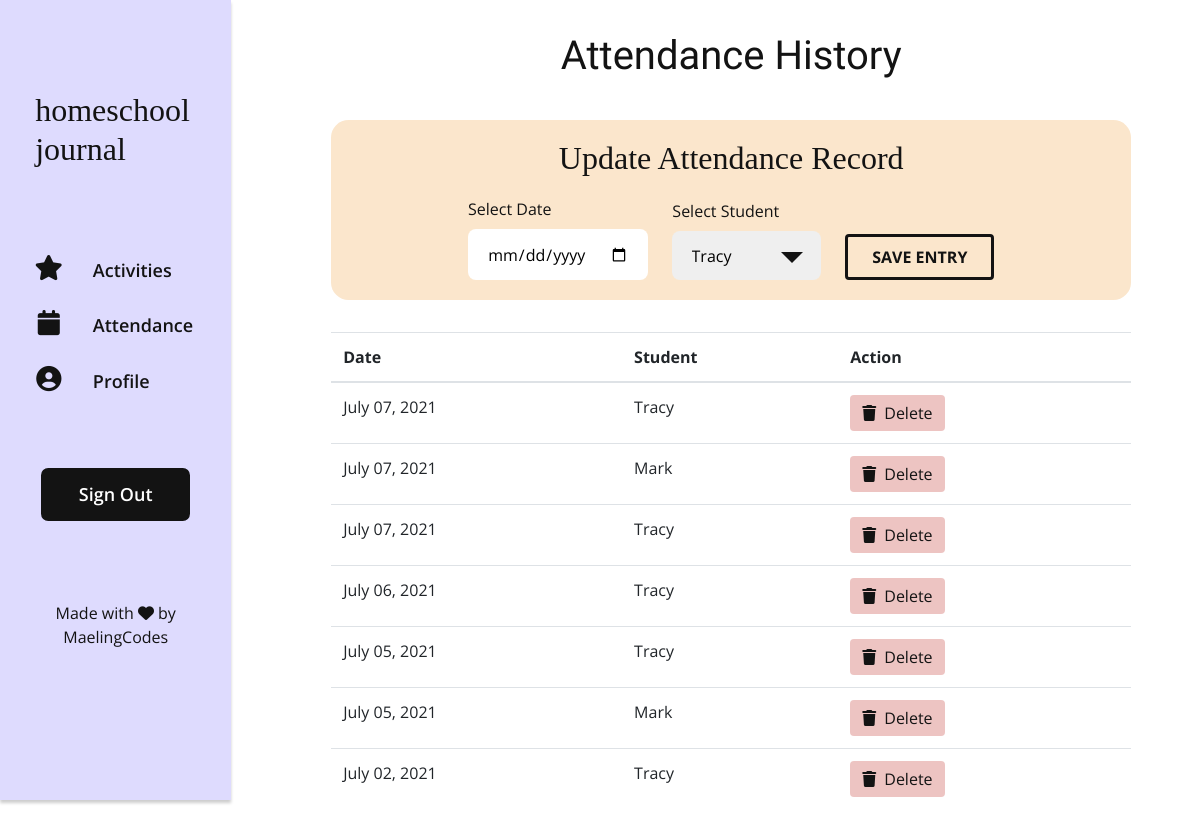
/attendance (signed in), run on the app's committed database.
### app/models.py (models this page shows, shortened)
class Attendance(db.Model):
    id = db.Column(db.Integer, primary_key=True)
    user_id = db.Column(db.Integer, db.ForeignKey('user.id'), index=True)
    attendance_date = db.Column(db.DateTime, nullable=False, index=True)
    student_id = db.Column(db.Integer, db.ForeignKey('student.id'))

class Student(db.Model):
    id = db.Column(db.Integer, primary_key=True)
    student_name = db.Column(db.String(64), index=True)
    user_id = db.Column(db.Integer, db.ForeignKey('user.id'))
    attendance = db.relationship('Attendance', backref='student', lazy='dynamic')
    activities = db.relationship('Activity', backref='student', lazy='dynamic')
    def __str__(self):
        return self.student_name

### app/routes.py (the view, shortened to what this page needs)
@app.route('/attendance', methods=('GET', 'POST'))
@login_required
def attend():
    attendance_records = current_user.attendance.order_by(Attendance.attendance_date.desc()).all()
    students = current_user.students
    form = AddAttendanceForm()
    form.student.choices = students
    return render_template('attend.html', attendance_records=attendance_records, form=form)

### app/forms.py
class AddAttendanceForm(FlaskForm):
    attendance_date = DateField('Select Date', format='%Y-%m-%d')
    student = SelectField(u'Select Student', choices=[])
    submit = SubmitField('Save Entry')

### app/__init__.py (called while the page is built)
@app.template_filter()
def datetime_format_filter(value, format='%B %d, %Y'):
    return value.strftime(format)

### app/models.py (called while the page is built)
@login.user_loader
def load_user(id):
    return User.query.get(int(id))

### app/templates/attend.html (shortened to what this page needs)
{% extends 'base.html' %}
{% block content %}
    <div class="attendance-history">
        <h1 class="attendance-history__title">Attendance History</h1>
        <div class="attendance-history__form-wrapper">
            <h2 class="attendance-history__form-title">Update Attendance Record</h2>
            <form method="POST" action="/attendance" class="attendance-history__form" role="form" novalidate>
                <div class="form-group attendance-history__field">
                    {{ form.attendance_date.label }}
                    {{ form.attendance_date(class_='attendance__field-input') }}
                </div>
                <div class="form-group attendance-history__field">
                    {{ form.student.label }}
                    <div class="attendance__student-input">
                        {{ form.student(class_='attendance__field-input attendance__field-input--student') }}
                    </div>
                </div>
                <p>{{ form.submit(class_='btn attendance__btn attendance__btn--history') }}</p>
            </form>
        </div>
        <table class="table table-hover">
            <thead>
                <tr>
                    <th>Date</th>
                    <th>Student</th>
                    <th>Action</th>
                </tr>
            </thead>
            <tbody>
                {% for record in attendance_records %}
                <tr>
                    <td>{{ record.attendance_date | datetime_format_filter }}</td>
                    <td>{{ record.student }}</td>
                    <td><a href="{{ url_for('delete_attendance', id=record.id) }}" class="btn btn-delete btn-xs" onclick="return confirm('Are you sure you want to delete?')"><i class="fas fa-trash controls-icon"></i>Delete</a></td>
                </tr>
                {% endfor %}
            </tbody>
        </table>
    </div>
{% endblock %}

### app/static/style.css (style rules this page uses)
:root { --black: #131313; --white: #FFFFFF; --bg-light: #EBF6F2; --bg-navbar: #DEDBFE; --bg-dark: #167973; --bg-activity-display: hsla(245, 100%, 95%, 0.9); --bg-completed: hsla(160, 36%, 88%, 1); --bg-notcompleted: hsla(246, 91%, 65%, 0.21); --bg-cell-hover: hsla(245, 100%, 96%, 0.7); --bg-cell-hover-dark: hsla(245, 100%, 93%, 0.7); --completed-color: hsla(176, 69%, 28%, 1); --notcompleted-color: hsla(246, 54%, 53%, 1); --content-bg-light: #D7ECE5; --attendance-bg:#FBE6CC; --link-color: #6354F7; --link-hover-color: #872CA7; --highlight-color: #6354F7; --btn-bright: #6354F7; --btn-bright-hover: #872CA7; --btn-activity-display: hsla(246, 91%, 65%, 1); --btn-activity-display-hover: hsla(246, 91%, 55%, 1); --btn-bg-color-light: #C7C4E3; --btn-edit: hsla(33, 85%, 89%, 1); --btn-details: hsla(220, 78%, 89%, 1); --btn-delete: hsla(3, 56%, 49%, 0.3); --btn-edit-hover: hsla(33, 85%, 79%, 1); --btn-details-hover: hsla(220, 78%, 79%, 1); --btn-delete-hover: hsla(3, 66%, 42%, 0.4); --alert-color: rgba(196, 61, 55, 0.3); --header-icon-hover-color: #872CA7; --border-light: #dee2e6; --border-dark: #167973; }
*, *:before, *:after { box-sizing: border-box; }
p { margin: 0; padding: 0; }
body { margin: 0; padding: 0; background-color: var(--white); color: #131313; font-family: 'Open Sans', sans-serif; font-weight: 400; }
a { text-decoration:none; color: var(--link-color); cursor: pointer; }
h1, h2, h3, h4 { font-family: "Lexend Deca", serif; }
.btn { border: unset; cursor: pointer; }
.btn-delete { background-color: var(--btn-delete); color: var(--black); }
.controls-icon { margin-right: 0.5em; }
.attendance__field-input { width: 100%; border: unset; padding: 0.8em 1.2em; border-radius: 0.5em; cursor: pointer; }
.attendance__student-input { position: relative; }
.attendance__field-input--student { padding-right: 2em; appearance: none; -moz-appearance: none; -webkit-appearance: none; }
.attendance__btn { text-align: center; border: 3px solid var(--black); color: var(--black); text-transform: uppercase; font-weight: 700; padding: 0.5em 1.5em; }
.attendance-history { display: flex; flex-direction: column; justify-content: center; max-width: 800px; margin: 0 auto; align-items: center; }
.attendance-history__title, .attendance-history__form-title { text-align: center; }
.attendance-history__form-title { font-family: 'Zilla Slab', serif; }
.attendance-history__form-wrapper { margin: 2em auto; background: var(--attendance-bg); padding: 1.75em 1.5em; border-radius: 1.1em; width: 100%; max-width: 500px; }
.attendance-history__form { margin-top: 1.5em; }
.attendance__btn--history { display: block; margin: 0 auto; margin-top: 1.3em; }
@media screen and (min-width: 968px) { .attendance-history__form-wrapper { max-width: 100%; padding: 1.2em 1.5em; } }
@media screen and (min-width: 968px) { .attendance-history__form { display: flex; max-width: 70%; justify-content: center; align-items: flex-end; margin: 1.2em auto 0; } }
@media screen and (min-width: 968px) { .attendance-history__field { margin-bottom: 0; margin-right: 1.5em; flex-grow: 1; width: 100%; } }

### data on the page
Attendance: attendance_date "July 07, 2021", student "Tracy"
Attendance: attendance_date "July 07, 2021", student "Mark"
Attendance: attendance_date "July 07, 2021", student "Tracy"
Attendance: attendance_date "July 06, 2021", student "Tracy"
Attendance: attendance_date "July 05, 2021", student "Tracy"
Attendance: attendance_date "July 05, 2021", student "Mark"
Attendance: attendance_date "July 02, 2021", student "Tracy"
